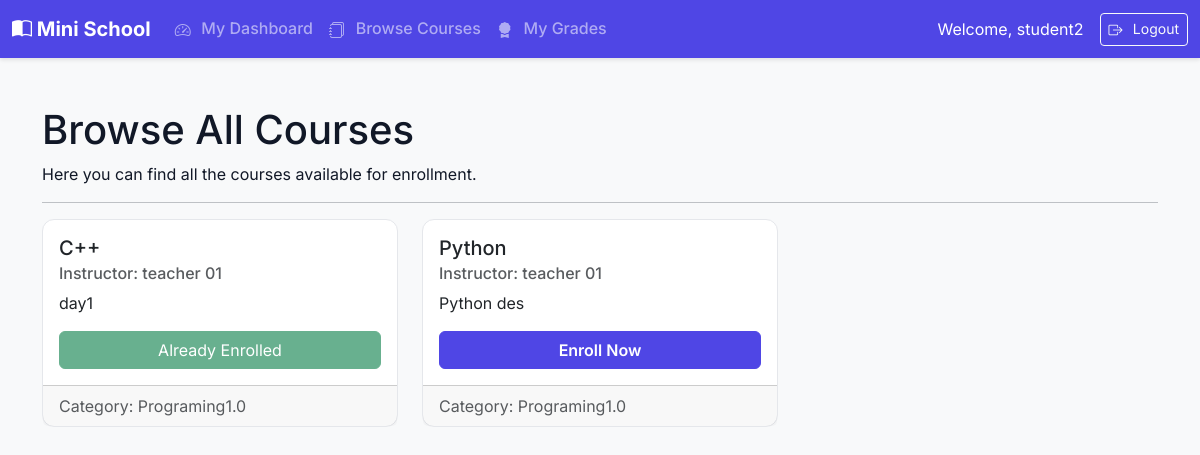
The page /student/courses/ (signed in) on the database its author committed.
### core/models.py (models this page shows, shortened)
class User(AbstractUser):
    class Role(models.TextChoices):
        EMPLOYEE = "EMPLOYEE", "Employee"
        INSTRUCTOR = "INSTRUCTOR", "Instructor"
        STUDENT = "STUDENT", "Student"
    role = models.CharField(max_length=50, choices=Role.choices)
    student_id = models.CharField(
        max_length=20,
        unique=True,
        blank=True,
        null=True,
        help_text="Required only for students."
    )
    date_of_birth = models.DateField(
        blank=True,
        null=True
    )

class Course(models.Model):
    title = models.CharField(max_length=200)
    description = models.TextField()
    category = models.ForeignKey(Category, on_delete=models.PROTECT, related_name='courses')
    instructor = models.ForeignKey(
        User,
        on_delete=models.SET_NULL,
        null=True,
        blank=True,
        limit_choices_to={'role': User.Role.INSTRUCTOR}
    )
    created_at = models.DateTimeField(auto_now_add=True)

class Category(models.Model):
    name = models.CharField(max_length=100, unique=True)
    description = models.TextField(blank=True, null=True)
    class Meta:
        verbose_name_plural = "Categories"

### core/views.py (the view)
# urls.py: path('student/courses/', views.student_course_list, name='student_course_list'),
@student_required
def student_course_list(request):
    all_courses = Course.objects.select_related('category', 'instructor').all()
    enrolled_course_ids = Enrollment.objects.filter(student=request.user).values_list('course_id', flat=True)
    context = {'courses': all_courses, 'enrolled_course_ids': enrolled_course_ids}
    return render(request, 'student/course_list.html', context)

### templates/student/course_list.html
{% extends 'base.html' %}
{% block content %}
    <h1>Browse All Courses</h1>
    <p>Here you can find all the courses available for enrollment.</p>
    <hr>
    <div class="row">
        {% for course in courses %}
        <div class="col-md-6 col-lg-4 mb-4">
            <div class="card h-100">
                <div class="card-body d-flex flex-column">
                    <h5 class="card-title">{{ course.title }}</h5>
                    <h6 class="card-subtitle mb-2 text-muted">Instructor: {{ course.instructor.get_full_name|default:"TBD" }}</h6>
                    <p class="card-text">{{ course.description|truncatewords:25 }}</p>
                    <div class="mt-auto">
                        {% if course.id in enrolled_course_ids %}
                            <span class="btn btn-success disabled w-100">Already Enrolled</span>
                        {% else %}
                            <a href="{% url 'enroll_course' course.id %}" class="btn btn-primary w-100">Enroll Now</a>
                        {% endif %}
                    </div>
                </div>
                <div class="card-footer text-muted">
                    Category: {{ course.category.name }}
                </div>
            </div>
        </div>
        {% empty %}
            <div class="col">
                <div class="alert alert-info">No courses are available at the moment. Please check back later.</div>
            </div>
        {% endfor %}
    </div>
{% endblock %}

### templates/base.html (shortened to what this page needs)
{% load static %}
<!doctype html>
<html lang="en">
<head>
    <link href="https://cdn.jsdelivr.net/npm/bootstrap@5.3.2/dist/css/bootstrap.min.css" rel="stylesheet">
    <link rel="stylesheet" href="{% static 'css/custom.css' %}">
</head>
<body>
<nav class="navbar navbar-expand-lg navbar-dark bg-dark">
    <div class="container-fluid">
        <a class="navbar-brand" href="{% if user.is_authenticated %}{% url 'dashboard' %}{% else %}{% url 'login' %}{% endif %}">
            <i class="bi bi-book-half"></i> Mini School
        </a>
        <div class="collapse navbar-collapse" id="navbarNav">
            <ul class="navbar-nav me-auto mb-2 mb-lg-0">
                {% if user.is_authenticated %}
                    {% if user.role == 'EMPLOYEE' %}
                        <li class="nav-item dropdown">
                            <a class="nav-link dropdown-toggle" href="#" role="button" data-bs-toggle="dropdown" aria-expanded="false">
                                <i class="bi bi-people-fill"></i> Manage Users
                            </a>
                            <ul class="dropdown-menu">
                                <li><a class="dropdown-item" href="{% url 'user_list' 'STUDENT' %}"><i class="bi bi-person"></i> Students</a></li>
                                <li><a class="dropdown-item" href="{% url 'user_list' 'INSTRUCTOR' %}"><i class="bi bi-person-video3"></i> Instructors</a></li>
                            </ul>
                        </li>
                        <li class="nav-item dropdown">
                            <a class="nav-link dropdown-toggle" href="#" role="button" data-bs-toggle="dropdown" aria-expanded="false">
                                <i class="bi bi-gear-fill"></i> System
                            </a>
                            <ul class="dropdown-menu">
                                <li><a class="dropdown-item" href="{% url 'course_list_create' %}"><i class="bi bi-journal-bookmark-fill"></i> Manage Courses</a></li>
                                <li><a class="dropdown-item" href="{% url 'category_list_create' %}"><i class="bi bi-tags-fill"></i> Manage Categories</a></li>
                                <li><a class="dropdown-item" href="{% url 'manage_enrollments' %}"><i class="bi bi-person-check-fill"></i> Manage Enrollments</a></li>
                                <li><a class="dropdown-item" href="{% url 'manage_schedules' %}"><i class="bi bi-calendar-week"></i> Manage Schedules</a></li>
                                <li><hr class="dropdown-divider"></li>
                                <li><a class="dropdown-item" href="{% url 'view_reviews' %}"><i class="bi bi-star-half"></i> View Reviews</a></li>
                            </ul>
                        </li>
                    {% elif user.role == 'STUDENT' %}
                        <li class="nav-item"><a class="nav-link" href="{% url 'student_dashboard' %}"><i class="bi bi-speedometer2"></i> My Dashboard</a></li>
                        <li class="nav-item"><a class="nav-link" href="{% url 'student_course_list' %}"><i class="bi bi-journals"></i> Browse Courses</a></li>
                        <li class="nav-item"><a class="nav-link" href="{% url 'student_my_grades' %}"><i class="bi bi-award-fill"></i> My Grades</a></li>
                    {% endif %}
                {% endif %}
            </ul>
            <div class="d-flex align-items-center">
                {% if user.is_authenticated %}
                    <span class="navbar-text text-white me-3">
                        Welcome, {{ user.username }}
                    </span>
                    <form method="post" action="{% url 'logout' %}">
                        <button type="submit" class="btn btn-outline-light btn-sm"><i class="bi bi-box-arrow-right"></i> Logout</button>
                    </form>
                {% else %}
                     <a href="{% url 'login' %}" class="btn btn-outline-light"><i class="bi bi-box-arrow-in-right"></i> Login</a>
                {% endif %}
            </div>
        </div>
    </div>
</nav>
<main class="container my-5">
    {% block content %}
    {% endblock %}
</main>
</body>
</html>

### static/css/custom.css (style rules this page uses)
:root { --primary-color: #4f46e5; --secondary-color: #6b7280; --background-color: #f8f9fa; --surface-color: #ffffff; --text-color: #111827; --border-color: #e5e7eb; }
body { font-family: 'Inter', sans-serif; background-color: var(--background-color); color: var(--text-color); }
.navbar.bg-dark { background-color: var(--primary-color) !important; box-shadow: 0 2px 4px rgba(0,0,0,0.1); }
.navbar-brand { font-weight: 700; font-size: 1.25rem; }
.nav-link { font-weight: 500; }
.btn-primary { background-color: var(--primary-color); border-color: var(--primary-color); font-weight: 600; }
.card { border: 1px solid var(--border-color); border-radius: 0.75rem; background-color: var(--surface-color); }
.btn i, .nav-link i, .dropdown-item i { margin-right: 0.4rem; vertical-align: -2px; }

### rows shown on the page
User: username "student2"
Course: title "C++", instructor.get_full_name "teacher 01", description "day1", shows "Already Enrolled", category.name "Programing1.0"
Course: title "Python", instructor.get_full_name "teacher 01", description "Python des", shows "Enroll Now", category.name "Programing1.0"
